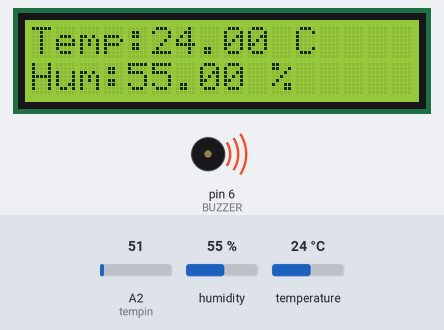
A sketch run on a simulated Arduino Uno, built with avr-gcc and run on an emulated ATmega328P. On the bench: 16×2 character LCD, buzzer (waves = sounding, pin HIGH). The inputs (shaded band) are chosen by the test bench; at power-on: humidity 55 %, temperature 24 °C, A2 (tempin) = 51. What the sketch prints to the serial monitor is not drawn.

Above: at 1.2 s.
1.3 s: humidity set to 22 %
At 2.9 s:
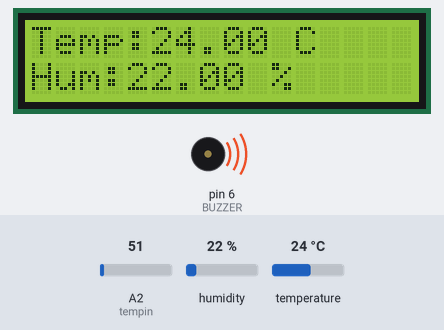
3.5 s: temperature set to 12 °C
At 5.1 s:
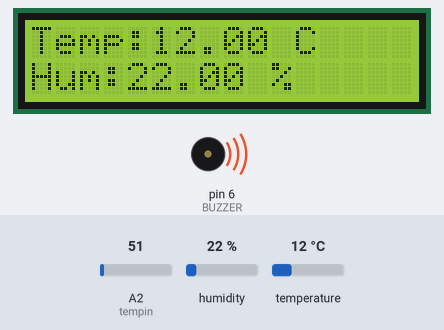
5.6 s: A2 (tempin) set to 22
11.6 s: A2 (tempin) set to 18
13.1 s: humidity set to 40 %
At 15.3 s:
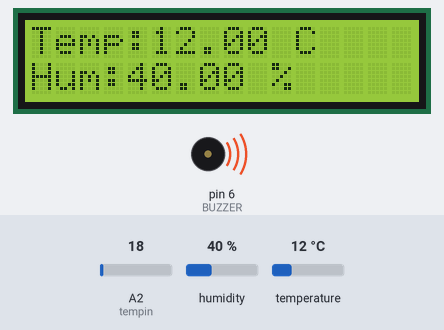
15.6 s: temperature set to 19 °C
At 16.5 s:
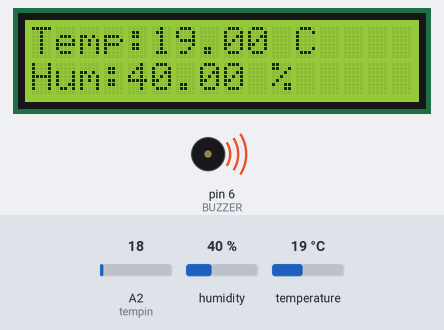
Timing chart, 0 to 18.6 s (numbered marks = the images above; inputs shaded):
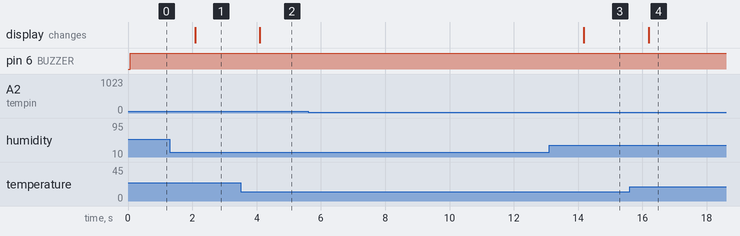

The sketch:

sle_project_copy_20240706214347.ino
```cpp
#include<DHT.h>
#define DHTPIN 3
#define DHTTYPE DHT22
DHT dht(DHTPIN, DHTTYPE);

#include <LiquidCrystal.h>
const int rs = 13, en = 12, d4 = 11, d5 = 10, d6 = 9, d7 = 8;
LiquidCrystal lcd(rs, en, d4, d5, d6, d7);

int val;
int tempin =A2;

int sensor =4;
int sensor1 =5;
int BUZZER =6;
int sensor2 =7;
void setup ()
{
  pinMode(sensor, INPUT);
  pinMode(sensor, INPUT);
  pinMode(sensor2, INPUT);
  pinMode(BUZZER, OUTPUT);
  dht.begin();
  lcd.begin(16,2);
  Serial.begin(9600);
}

void loop()
{if (digitalRead(sensor ==0),(sensor1 ==0),(sensor2 ==0))
  {digitalWrite(BUZZER, LOW);}
  else {digitalWrite(BUZZER, HIGH);}

  val =analogRead(tempin);
  float mv =(val/1024.0)*5000;
  float cel =mv/10;
  Serial.print("TEMPRATURE=");
  Serial.print(cel);
  Serial.print("*C");
  Serial.println();

  digitalRead(DHTPIN);
  float h = dht.readHumidity();
  float t = dht.readTemperature();
  lcd.setCursor(0,0);
  lcd.print("Temp:");
  lcd.print(t);
  lcd.print(" C");
  lcd.setCursor(0,1);
  lcd.print("Hum:");
  lcd.print(h);
  lcd.print(" %");
}
```

Measured:
- after the input at 1.3 s, the display: changes after 0.78 s (image 1)
- after the input at 3.5 s, the display: changes after 0.60 s (image 2)
- after the input at 5.6 s, every drawn part: stays the same
- after the input at 11.6 s, every drawn part: stays the same
- after the input at 13.1 s, the display: changes after 1.1 s (image 3)
- after the input at 15.6 s, the display: changes after 0.60 s (image 4)
